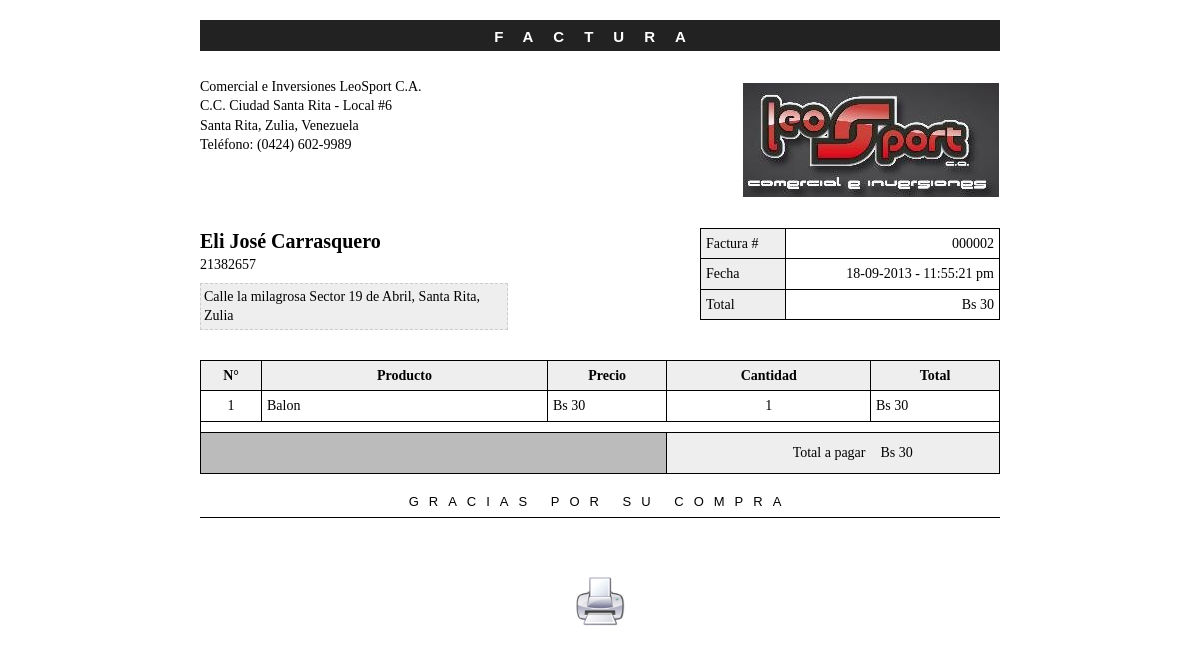
Page /factura.php?id=2 (signed in) on the committed database.
### tables this page shows
CREATE TABLE `facturas` (
  `id` int(10) unsigned NOT NULL auto_increment,
  `cliente_id` int(11) NOT NULL,
  `usuario_id` int(11) NOT NULL,
  `tipo` enum('venta','apartado') NOT NULL default 'venta',
  `timestamp` timestamp NOT NULL default CURRENT_TIMESTAMP on update CURRENT_TIMESTAMP,
  PRIMARY KEY  (`id`)
);

CREATE TABLE `clientes` (
  `id` int(10) unsigned NOT NULL auto_increment,
  `ci` int(11) NOT NULL,
  `nombre` varchar(255) NOT NULL,
  `direccion` varchar(255) NOT NULL default '',
  PRIMARY KEY  (`id`)
);

CREATE TABLE `ventas` (
  `id` int(10) unsigned NOT NULL auto_increment,
  `factura_id` int(11) NOT NULL,
  `producto_id` int(11) NOT NULL,
  `cantidad` int(11) NOT NULL,
  `precio` float NOT NULL,
  PRIMARY KEY  (`id`)
);

CREATE TABLE `productos` (
  `id` int(10) unsigned NOT NULL auto_increment,
  `producto` varchar(255) NOT NULL,
  `cantidad` int(11) NOT NULL,
  `precio` float NOT NULL,
  PRIMARY KEY  (`id`)
);

### assets/includes/leosport.php (called while the page is built, shortened)
<?php
$queries = array();
$queries['login'] = "SELECT id, username FROM usuarios WHERE username = ? AND password = ? AND status = 'on'";
$queries['inventory'] = "SELECT id, producto, cantidad, precio FROM productos WHERE cantidad>0";
$queries['bill'] = "SELECT f.id, f.`timestamp`, c.nombre, c.ci, c.direccion, u.username FROM facturas f JOIN clientes c ON c.id = f.cliente_id JOIN usuarios u ON u.id = f.usuario_id WHERE f.id = :id ";
$queries['products'] = "SELECT v.id, p.producto, v.cantidad, v.precio, p.id AS pid FROM ventas v INNER JOIN productos p ON p.id = v.producto_id WHERE v.factura_id = :id ";
$queries['sells'] = "SELECT f.id, f.`timestamp`, c.nombre, c.ci, c.direccion, u.username FROM facturas f JOIN clientes c ON c.id = f.cliente_id JOIN usuarios u ON u.id = f.usuario_id WHERE f.tipo=:tipo";
$queries['billsByDate'] = "SELECT * FROM facturas f WHERE f.`timestamp` LIKE :date AND tipo = 'venta' ";
?>

### assets/includes/config.php (called while the page is built, shortened)
<?php
require "leosport.php";
function toPrice($price){
  return "Bs ". number_format($price, !($price == (int)$price) * 2, ',', '.');
}
?>

### factura.php (the view, shortened to what this page needs)
<? include "assets/includes/config.php";
$factura_id = $_GET['id'];
$db = getConnection();
$stmt = $db->prepare($queries['bill']);
$stmt->bindParam("id", $factura_id);
$stmt->execute();
$factura = $stmt->fetch(PDO::FETCH_OBJ);
$stmt = $db->prepare($queries['products']);
$stmt->bindParam("id", $factura_id);
$stmt->execute();
$productos = $stmt->fetchAll(PDO::FETCH_OBJ);
$total = 0;
foreach ($productos as $key => $value) {
	$total += ($value->precio * $value->cantidad) ;
}
$total = toPrice($total);
?>
<!doctype html>
<html lang="es">
<head>
	<link rel='stylesheet' type='text/css' href='assets/factura/css/style.css' />
	<link rel='stylesheet' type='text/css' href='assets/factura/css/print.css' media="print" />
</head>
<body>
	<div id="page-wrap">
		<textarea id="header">FACTURA</textarea>
		<div id="identity">
			<p id="address">Comercial e Inversiones LeoSport C.A.
				<br/>
				C.C. Ciudad Santa Rita - Local #6
				<br/>
				Santa Rita, Zulia, Venezuela
				<br/>
				Teléfono: (0424) 602-9989</p>
			<div id="logo">
				<img id="image" src="/assets/factura/images/logo.png" alt="logo" />
			</div>
		</div>
		<div id="customer">
			<p id="customer-title">
				<? echo $factura->nombre; ?> <br>
				<small><? echo $factura->ci; ?></small><br/>
				<small class="addr"><? echo $factura->direccion; ?></small>
			</p>
			<table id="meta">
				<tr>
					<td class="meta-head">Factura #</td>
					<td><p><? echo str_pad($factura->id, 6, "0", STR_PAD_LEFT); ?></p></td>
				</tr>
				<tr>
					<td class="meta-head">Fecha</td>
					<td><p id="date"><? echo date("d-m-Y - g:i:s a", strtotime($factura->timestamp)); ?></p></td>
				</tr>
				<tr>
					<td class="meta-head">Total</td>
					<td><div class="due"><? echo $total; ?></div></td>
				</tr>
			</table>
		</div>
		<table id="items">
			<tr>
				<th style="max-width:15px;">N°</th>
				<th>Producto</th>
				<th>Precio</th>
				<th>Cantidad</th>
				<th>Total</th>
			</tr>
			<? foreach ($productos as $key => $item) { ?>
				<tr class="item-row">
					<td class="item-no"><? echo $key+1; ?></td>
					<td class="item-name">
							<p> <? echo $item->producto; ?></p>
					</td>
					<td><p class="cost"><? echo toPrice($item->precio); ?></p></td>
					<td><p class="qty center"><? echo $item->cantidad; ?></p></td>
					<td><span class="price"><? echo toPrice($item->precio * $item->cantidad); ?></span></td>
				</tr>
			<? } ?>
			<tr id="hiderow">
				<td colspan="5"></td>
			</tr>
			<tr>
				<td colspan="3" class="blank"> </td>
				<td colspan="1" class="total-line balance">Total a pagar</td>
				<td class="total-value balance"><div class="due"><? echo $total; ?></div></td>
			</tr>
		</table>
		<div id="terms">
			<h5>GRACIAS POR SU COMPRA</h5>
		</div>
		<div class="print" align="center">
			<a href="javascript:window.print()" title="Imprimir"><img id="image" src="/assets/factura/images/print.png" alt="Imprimir" /></a>
		</div>
	</div>
</body>
</html>

### assets/factura/css/style.css (style rules this page uses)
* { margin: 0; padding: 0; }
body { font: 14px/1.4 Georgia, serif; }
#page-wrap { width: 800px; margin: 0 auto; }
textarea { border: 0; font: 14px Georgia, Serif; overflow: hidden; resize: none; }
table { border-collapse: collapse; }
table td, table th { border: 1px solid black; padding: 5px; }
#header { height: 15px; width: 100%; margin: 20px 0; background: #222; text-align: center; color: white; font: bold 15px Helvetica, Sans-Serif; text-decoration: uppercase; letter-spacing: 20px; padding: 8px 0px; }
#address { width: 250px; height: 150px; float: left; }
#customer { overflow: hidden; }
#logo { text-align: right; float: right; position: relative; margin-top: 5px; border: 1px solid #fff; max-width: 540px; max-height: 125px; overflow: hidden; }
#customer-title { font-size: 20px; font-weight: bold; float: left; }
#customer-title small { font-size: 14px; font-weight: normal; float: left; }
#meta { margin-top: 1px; width: 300px; float: right; }
#meta td { text-align: right; }
#meta td.meta-head { text-align: left; background: #eee; }
#items { clear: both; width: 100%; margin: 30px 0 0 0; border: 1px solid black; }
#items th { background: #eee; }
#items tr.item-row td { border: 1px solid #000; vertical-align: top; }
#items td.item-name { width: 275px; }
#items td.total-line { border-right: 0; text-align: right; }
#items td.total-value { border-left: 0; padding: 10px; }
#items td.balance { background: #eee; }
#items td.blank { border: 0; }
#terms { text-align: center; margin: 20px 0 0 0; }
#terms h5 { text-transform: uppercase; font: 13px Helvetica, Sans-Serif; letter-spacing: 10px; border-bottom: 1px solid black; padding: 0 0 8px 0; margin: 0 0 8px 0; }
.item-no { width: 50px; text-align: center; border-right: 1px solid #000 !important; }
.center { text-align: center; }
.print a img { margin-top: 50px; max-width: 50px; }
.addr { background: #eee; padding: 3px; border: 1px #ccc dashed; max-width: 300px; }
td[colspan="3"] { background: #bbb; }

### assets/factura/css/print.css (style rules this page uses)
#hiderow, .delete, .print { display: none; }

### rows in the picture
facturas: cliente.nombre "Eli José Carrasquero", cliente.ci "21382657", cliente.direccion "Calle la milagrosa Sector 19 de Abril, Santa Rita, Zulia", id "000002", timestamp "18-09-2013 - 11:55:21 pm"
ventas: producto.producto "Balon", precio "Bs 30", cantidad "1", toPrice($item->precio * $item->cantidad) "Bs 30"

### other values in the picture
$total "Bs 30"
